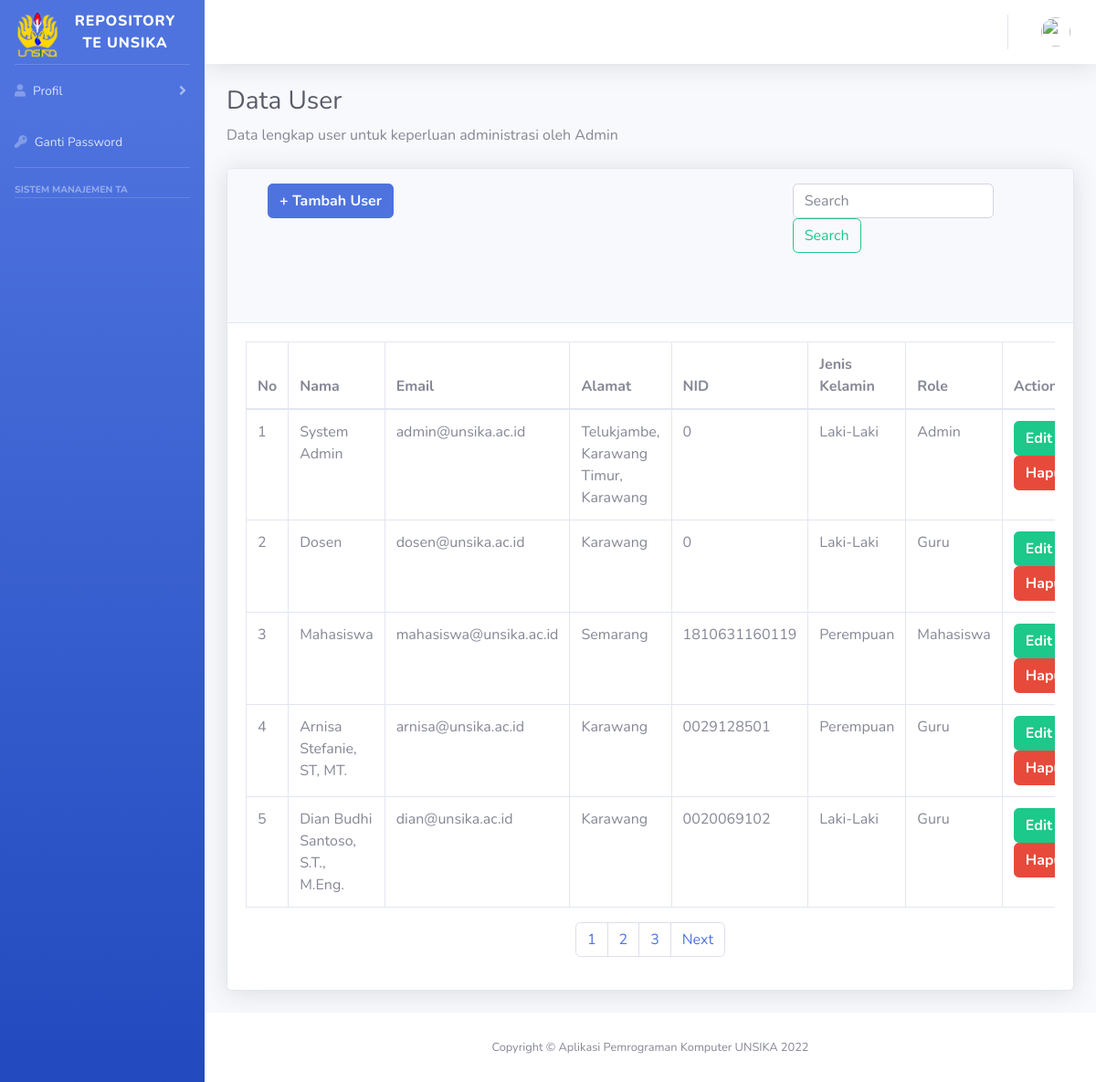
Page /dashboard/data_user.php on the committed database.
### tables this page shows
CREATE TABLE `user` (
  `id` int(9) NOT NULL,
  `nama` varchar(255) NOT NULL,
  `email` varchar(255) NOT NULL,
  `password` varchar(255) NOT NULL,
  `gender` int(2) NOT NULL,
  `address` varchar(255) NOT NULL,
  `path` varchar(255) NOT NULL,
  `role` int(2) NOT NULL,
  `NID` varchar(30) NOT NULL
);

### query.php (called while the page is built, shortened)
<?php
include 'koneksi.php';
$id = $_GET['id'];
$query_mysql = mysqli_query($host, "SELECT * FROM `user` WHERE `id` LIKE '$id'") or die(mysqli_error($host));
$data = mysqli_fetch_array($query_mysql);
$id = $data['id'];

### dashboard/data_user.php (the view, shortened to what this page needs)
<?php
include "template/sidebar.php";
include 'template/header.php';
include '../koneksi.php';
?>
<div class="container-fluid">
    <h1 class="h3 mb-2 text-gray-800">Data User</h1>
    <p class="mb-4">Data lengkap user untuk keperluan administrasi oleh Admin</p>
    <div class="card shadow mb-4">
        <div class="card-header py-3">
            <div class="container">
                <div class="row">
                    <div class="col-lg-8">
            <a href="tambah_user.php?<?php echo "id=$id&role=$role" ?>">
                <button class="m-0 btn btn-primary text-light"><strong>+ Tambah User</strong></button>
            </a>
            </div>
            <div class="col-lg-4">
            <form class="form-inline" method="GET" action="data-user.php">
            <input class="form-control mr-sm-2" type="search" placeholder="Search" aria-label="Search" name="search">
                <button class="btn btn-outline-success my-2 my-sm-0" type="submit">Search</button>
                <div> <input style="opacity:0" name="id" value="<?php echo $_GET['id'] ?>"></div>
                <div> <input style="opacity:0" name="role" value="<?php echo $_GET['role'] ?>"></div>
            </form>
            </div>
            </div>
            </div>
        </div>
        <div class="card-body">
            <div class="table-responsive">
                <table class="table table-bordered" id="dataTable" width="100%" cellspacing="0">
                    <thead>
                        <tr>
                            <th>No</th>
                            <th>Nama</th>
                            <th>Email</th>
                            <th>Alamat</th>
                            <th>NID</th>
                            <th>Jenis Kelamin</th>
                            <th>Role</th>
                            <th>Action</th>
                        </tr>
                    </thead>
                    <tbody>
                        <?php
                        $batas = 5;
                        $halaman = isset($_GET['halaman'])?(int)$_GET['halaman'] : 1;
                        $halaman_awal = ($halaman>1) ? ($halaman * $batas) - $batas : 0;
                        $next = $halaman + 1;
                        if (isset($_GET['search'])) {
                            $search = $_GET['search'];
                            $data2 = mysqli_query($host, "SELECT * FROM `user` WHERE `nama` LIKE '%$search%'") or die(mysqli_error($host));
                            $jumlah_data = mysqli_num_rows($data2);
                            $total_halaman = ceil($jumlah_data / $batas);
                            $query_mysql = mysqli_query($host, "SELECT * FROM `user` WHERE `nama` LIKE '%$search%' LIMIT $halaman_awal, $batas") or die(mysqli_error($host));
                            $nomor =$halaman_awal+1;
                        } else {
                            $data2 = mysqli_query($host, "SELECT * FROM `user`") or die(mysqli_error($host));
                            $jumlah_data = mysqli_num_rows($data2);
                            $total_halaman = ceil($jumlah_data / $batas);
                            $query_mysql = mysqli_query($host, "SELECT * FROM `user` LIMIT $halaman_awal, $batas") or die(mysqli_error($host));
                            $nomor =$halaman_awal+1;
                        }
                        while ($data = mysqli_fetch_array($query_mysql)) {
                        ?>
                            <tr>
                                <td><?php echo $nomor++; ?></td>
                                <td><?php echo $data['nama']; ?></td>
                                <td><?php echo $data['email']; ?></td>
                                <td><?php echo $data['address']; ?></td>
                                <td><?php echo $data['NID']; ?></td>
                                <td><?php
                                    if ($data['gender'] == 1) {
                                        echo "Laki-Laki";
                                    } else {
                                        echo "Perempuan";
                                    }
                                    ?></td>
                                <td><?php if ($data['role'] == 1) {
                                        echo "Admin";
                                    } else if ($data['role'] == 2) {
                                        echo "Guru";
                                    } else {
                                        echo "Mahasiswa";
                                    }
                                    ?></td>
                                <td>
                                    <a class="edit" style="color: white;text-decoration:none" href="edit_user.php?id=<?php echo $data['id'] . "&role=" . $data['role'] . "&ida=" . $_GET['id'] . "&rolea=" . $_GET['role']; ?>"><button class="btn btn-success"><strong>Edit</strong></button></a>
                                    <a class="edit" style="color: white;text-decoration:none" href="hapus.php?id=<?php echo $data['id'] . "&role=" . $data['role'] . "&ida=" . $_GET['id'] . "&rolea=" . $_GET['role'];; ?>"><button class="btn btn-danger"><strong>Hapus</strong></button></a>
                                </td>
                            </tr>
                        <?php } ?>
                    </tbody>
                </table>
                <ul class="pagination justify-content-center">
				<?php
				for($x=1;$x<=$total_halaman;$x++){
					?>
					<li class="page-item"><a class="page-link" href="?id=<?php echo $id. "&role=" . $role . "&halaman=" . $x?>"><?php echo $x; ?></a></li>
					<?php
				}
				?>
				<?php if($halaman < $total_halaman) {
                echo "<li class='page-item'>";
                echo "<a  class='page-link'href='?id=$id&role=$role&halaman=$next'>Next</a>";
                echo "</li>";
                }
                ?>
			</ul>
            </div>
        </div>
    </div>
</div>
</div>
<?php
include 'template/footer.php'
?>

### rows in the picture
user: nama "System Admin", email "admin@unsika.ac.id", address "Telukjambe, Karawang Timur, Karawang", NID "0", gender "Laki-Laki", role "Admin"
user: nama "Dosen", email "dosen@unsika.ac.id", address "Karawang", NID "0", gender "Laki-Laki", role "Guru"
user: nama "Mahasiswa", email "mahasiswa@unsika.ac.id", address "Semarang", NID "1810631160119", gender "Perempuan", role "Mahasiswa"
user: nama "Arnisa Stefanie, ST, MT.", email "arnisa@unsika.ac.id", address "Karawang", NID "0029128501", gender "Perempuan", role "Guru"
user: nama "Dian Budhi Santoso, S.T., M.Eng.", email "dian@unsika.ac.id", address "Karawang", NID "0020069102", gender "Laki-Laki", role "Guru"
